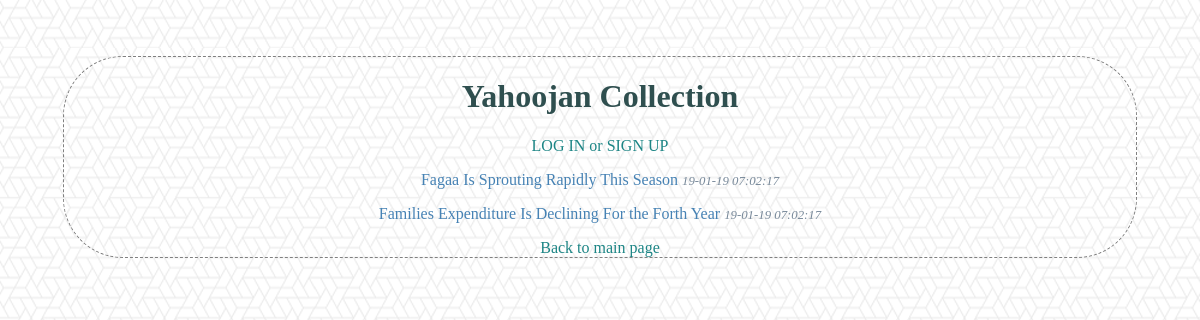
The app's page /collections/1/list/, older data.
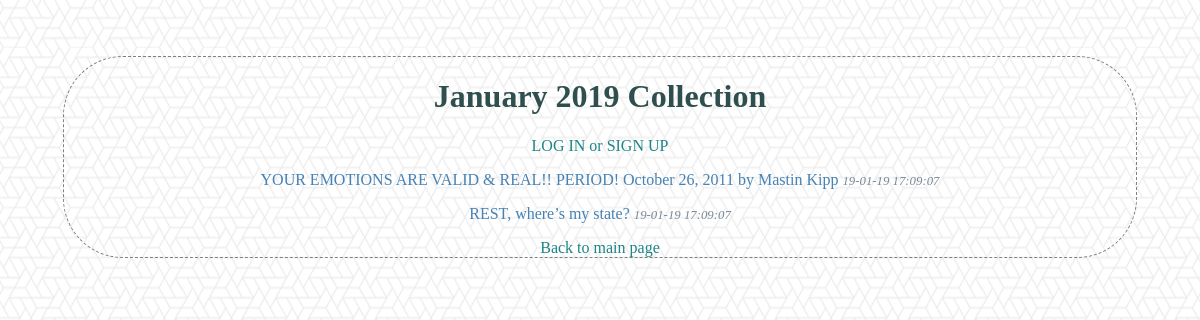
The same page, newer data.
### database_setup.py (models this page shows, shortened)
class Collection(Base):
    __tablename__ = 'collection'
    id = Column(Integer, primary_key=True)
    name = Column(String(80), nullable=False)
    user_id = Column(Integer, ForeignKey('user.id'))
    user = relationship(User)

class ArticleCollection(Base):
    __tablename__ = 'article_item'
    name = Column(String(350), nullable=False)
    id = Column(Integer, primary_key=True)
    description = Column(String(250))
    date = Column(
        String(80),
        default=datetime.datetime.now().strftime("%y-%m-%d %H:%M:%S"))
    text = Column(Text())
    user_id = Column(Integer, ForeignKey('user.id'))
    user = relationship(User)
    collection_id = Column(Integer, ForeignKey('collection.id'))
    collection = relationship(Collection)

### finalProject.py (the view, shortened to what this page needs)
@app.route('/collections/<int:collection_id>/')
@app.route('/collections/<int:collection_id>/list/')
def collectionList(collection_id):
    if 'name' not in login_session:
        collection = session.query(Collection).filter_by(
            id=collection_id).one()
        articles = session.query(ArticleCollection).filter_by(
            collection_id=collection_id)
        return render_template(
            'publiclist.html', articles=articles, collection=collection)

### templates/publiclist.html (shortened to what this page needs)
<!DOCTYPE html>
<html>
    <head>
        <link rel=stylesheet type=text/css href='{{url_for('static', filename='style.css')}}'>
    </head>
    <body>
        <div class="pane">
            <h1 class="header">{{collection.name}}</h1>
            <a class="link" href="{{url_for('showLogin')}}">LOG IN or SIGN UP</a>
            {% if articles %}
            {% for a in articles %}
            <p class="item" >
                <a href="{{url_for('viewArticle', collection_id= collection.id, article_id=a.id )}}">{{ a.name }}</a>
                <label class="dim">{{ a.date }}</label>
            </p>
            {% else %}
            <p class="item" >
                There are no articles yet in {{collection.name}}.
            </p>
            {% endfor %}
            {% endif %}
            <div> <a class="link" href="{{url_for('DefaultCollections')}}">Back to main page </a>  </div>
        </div>
    </body>
</html>

### static/style.css (style rules this page uses)
html { background-image: url('what-the-hex.png'); background-repeat: repeat; margin: 4vw; }
a { color: steelblue; text-decoration-line: none; }
.item { color: steelblue; }
.link { color: rgb(28, 133, 133); }
.header { color: darkslategray; text-transform: capitalize; }
.pane { border: dashed grey 1pt; border-radius: 5vw; text-align: center; display: block; block-size: inherit; height: 95%; margin: 5pt; }
.dim { color: lightslategray; font-weight: 200; font-size: 0.8em; font-style: oblique; }

Row changes from the older to the newer data that the page shows:
changed Collection: name "Yahoojan Collection" → "January 2019 Collection"
changed ArticleCollection: name "Fagaa Is Sprouting Rapidly This Season" → "YOUR EMOTIONS ARE VALID & REAL!! PERIOD! October 26, 2011 by Mastin Kipp"; date "19-01-19 07:02:17" → "19-01-19 17:09:07"
changed ArticleCollection: name "Families Expenditure Is Declining For the Forth Year" → "REST, where’s my state?"; date "19-01-19 07:02:17" → "19-01-19 17:09:07"
